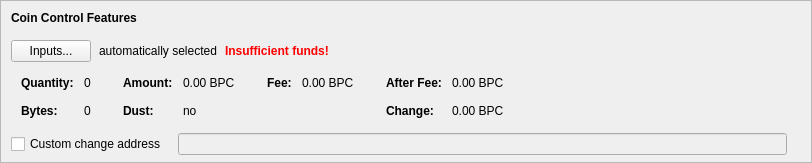
    <widget class="QFrame" name="frameCoinControl">
     <property name="sizePolicy">
      <sizepolicy hsizetype="Expanding" vsizetype="Expanding">
       <horstretch>0</horstretch>
       <verstretch>0</verstretch>
      </sizepolicy>
     </property>
     <property name="maximumSize">
      <size>
       <width>16777215</width>
       <height>16777215</height>
      </size>
     </property>
     <property name="frameShape">
      <enum>QFrame::StyledPanel</enum>
     </property>
     <property name="frameShadow">
      <enum>QFrame::Sunken</enum>
     </property>
     <layout class="QVBoxLayout" name="verticalLayoutCoinControl2">
      <property name="spacing">
       <number>0</number>
      </property>
      <property name="leftMargin">
       <number>0</number>
      </property>
      <property name="topMargin">
       <number>0</number>
      </property>
      <property name="rightMargin">
       <number>0</number>
      </property>
      <property name="bottomMargin">
       <number>6</number>
      </property>
      <item>
       <layout class="QVBoxLayout" name="verticalLayoutCoinControl" stretch="0,0,0,0,1">
        <property name="spacing">
         <number>0</number>
        </property>
        <property name="leftMargin">
         <number>10</number>
        </property>
        <property name="topMargin">
         <number>10</number>
        </property>
        <item>
         <layout class="QHBoxLayout" name="horizontalLayoutCoinControl1">
          <property name="bottomMargin">
           <number>15</number>
          </property>
          <item>
           <widget class="QLabel" name="labelCoinControlFeatures">
            <property name="sizePolicy">
             <sizepolicy hsizetype="Preferred" vsizetype="Maximum">
              <horstretch>0</horstretch>
              <verstretch>0</verstretch>
             </sizepolicy>
            </property>
            <property name="font">
             <font>
              <weight>75</weight>
              <bold>true</bold>
             </font>
            </property>
            <property name="styleSheet">
             <string notr="true">font-weight:bold;</string>
            </property>
            <property name="text">
             <string>Coin Control Features</string>
            </property>
           </widget>
          </item>
         </layout>
        </item>
        <item>
         <layout class="QHBoxLayout" name="horizontalLayoutCoinControl2" stretch="0,0,0,0">
          <property name="spacing">
           <number>8</number>
          </property>
          <property name="bottomMargin">
           <number>10</number>
          </property>
          <item>
           <widget class="QPushButton" name="pushButtonCoinControl">
            <property name="styleSheet">
             <string notr="true"/>
            </property>
            <property name="text">
             <string>Inputs...</string>
            </property>
            <property name="autoDefault">
             <bool>false</bool>
            </property>
           </widget>
          </item>
          <item>
           <widget class="QLabel" name="labelCoinControlAutomaticallySelected">
            <property name="text">
             <string>automatically selected</string>
            </property>
            <property name="margin">
             <number>5</number>
            </property>
           </widget>
          </item>
          <item>
           <widget class="QLabel" name="labelCoinControlInsuffFunds">
            <property name="font">
             <font>
              <weight>75</weight>
              <bold>true</bold>
             </font>
            </property>
            <property name="styleSheet">
             <string notr="true">color:red;font-weight:bold;</string>
            </property>
            <property name="text">
             <string>Insufficient funds!</string>
            </property>
            <property name="margin">
             <number>5</number>
            </property>
           </widget>
          </item>
          <item>
           <spacer name="horizontalSpacerCoinControl">
            <property name="orientation">
             <enum>Qt::Horizontal</enum>
            </property>
            <property name="sizeHint" stdset="0">
             <size>
              <width>40</width>
              <height>1</height>
             </size>
            </property>
           </spacer>
          </item>
         </layout>
        </item>
        <item>
         <widget class="QWidget" name="widgetCoinControl" native="true">
          <property name="sizePolicy">
           <sizepolicy hsizetype="Preferred" vsizetype="Preferred">
            <horstretch>0</horstretch>
            <verstretch>0</verstretch>
           </sizepolicy>
          </property>
          <property name="minimumSize">
           <size>
            <width>0</width>
            <height>0</height>
           </size>
          </property>
          <property name="styleSheet">
           <string notr="true"/>
          </property>
          <layout class="QHBoxLayout" name="horizontalLayoutCoinControl5">
           <property name="leftMargin">
            <number>0</number>
           </property>
           <property name="topMargin">
            <number>0</number>
           </property>
           <property name="rightMargin">
            <number>0</number>
           </property>
           <property name="bottomMargin">
            <number>0</number>
           </property>
           <item>
            <layout class="QHBoxLayout" name="horizontalLayoutCoinControl3" stretch="0,0,0,1">
             <property name="spacing">
              <number>20</number>
             </property>
             <property name="topMargin">
              <number>0</number>
             </property>
             <property name="bottomMargin">
              <number>10</number>
             </property>
             <item>
              <layout class="QFormLayout" name="formLayoutCoinControl1">
               <property name="horizontalSpacing">
                <number>10</number>
               </property>
               <property name="verticalSpacing">
                <number>14</number>
               </property>
               <property name="leftMargin">
                <number>10</number>
               </property>
               <property name="topMargin">
                <number>4</number>
               </property>
               <property name="rightMargin">
                <number>6</number>
               </property>
               <item row="0" column="0">
                <widget class="QLabel" name="labelCoinControlQuantityText">
                 <property name="font">
                  <font>
                   <weight>75</weight>
                   <bold>true</bold>
                  </font>
                 </property>
                 <property name="text">
                  <string>Quantity:</string>
                 </property>
                 <property name="margin">
                  <number>0</number>
                 </property>
                </widget>
               </item>
               <item row="0" column="1">
                <widget class="QLabel" name="labelCoinControlQuantity">
                 <property name="cursor">
                  <cursorShape>IBeamCursor</cursorShape>
                 </property>
                 <property name="contextMenuPolicy">
                  <enum>Qt::ActionsContextMenu</enum>
                 </property>
                 <property name="text">
                  <string notr="true">0</string>
                 </property>
                 <property name="margin">
                  <number>0</number>
                 </property>
                 <property name="textInteractionFlags">
                  <set>Qt::LinksAccessibleByMouse|Qt::TextSelectableByKeyboard|Qt::TextSelectableByMouse</set>
                 </property>
                </widget>
               </item>
               <item row="1" column="0">
                <widget class="QLabel" name="labelCoinControlBytesText">
                 <property name="font">
                  <font>
                   <weight>75</weight>
                   <bold>true</bold>
                  </font>
                 </property>
                 <property name="text">
                  <string>Bytes:</string>
                 </property>
                </widget>
               </item>
               <item row="1" column="1">
                <widget class="QLabel" name="labelCoinControlBytes">
                 <property name="cursor">
                  <cursorShape>IBeamCursor</cursorShape>
                 </property>
                 <property name="contextMenuPolicy">
                  <enum>Qt::ActionsContextMenu</enum>
                 </property>
                 <property name="text">
                  <string notr="true">0</string>
                 </property>
                 <property name="textInteractionFlags">
                  <set>Qt::LinksAccessibleByMouse|Qt::TextSelectableByKeyboard|Qt::TextSelectableByMouse</set>
                 </property>
                </widget>
               </item>
              </layout>
             </item>
             <item>
              <layout class="QFormLayout" name="formLayoutCoinControl2">
               <property name="horizontalSpacing">
                <number>10</number>
               </property>
               <property name="verticalSpacing">
                <number>14</number>
               </property>
               <property name="leftMargin">
                <number>6</number>
               </property>
               <property name="topMargin">
                <number>4</number>
               </property>
               <property name="rightMargin">
                <number>6</number>
               </property>
               <item row="0" column="0">
                <widget class="QLabel" name="labelCoinControlAmountText">
                 <property name="font">
                  <font>
                   <weight>75</weight>
                   <bold>true</bold>
                  </font>
                 </property>
                 <property name="text">
                  <string>Amount:</string>
                 </property>
                 <property name="margin">
                  <number>0</number>
                 </property>
                </widget>
               </item>
               <item row="0" column="1">
                <widget class="QLabel" name="labelCoinControlAmount">
                 <property name="cursor">
                  <cursorShape>IBeamCursor</cursorShape>
                 </property>
                 <property name="contextMenuPolicy">
                  <enum>Qt::ActionsContextMenu</enum>
                 </property>
                 <property name="text">
                  <string notr="true">0.00 BPC</string>
                 </property>
                 <property name="textInteractionFlags">
                  <set>Qt::LinksAccessibleByMouse|Qt::TextSelectableByKeyboard|Qt::TextSelectableByMouse</set>
                 </property>
                </widget>
               </item>
               <item row="1" column="0">
                <widget class="QLabel" name="labelCoinControlLowOutputText">
                 <property name="font">
                  <font>
                   <weight>75</weight>
                   <bold>true</bold>
                  </font>
                 </property>
                 <property name="text">
                  <string>Dust:</string>
                 </property>
                </widget>
               </item>
               <item row="1" column="1">
                <widget class="QLabel" name="labelCoinControlLowOutput">
                 <property name="cursor">
                  <cursorShape>IBeamCursor</cursorShape>
                 </property>
                 <property name="contextMenuPolicy">
                  <enum>Qt::ActionsContextMenu</enum>
                 </property>
                 <property name="text">
                  <string notr="true">no</string>
                 </property>
                 <property name="textInteractionFlags">
                  <set>Qt::LinksAccessibleByMouse|Qt::TextSelectableByKeyboard|Qt::TextSelectableByMouse</set>
                 </property>
                </widget>
               </item>
              </layout>
             </item>
             <item>
              <layout class="QFormLayout" name="formLayoutCoinControl3">
               <property name="horizontalSpacing">
                <number>10</number>
               </property>
               <property name="verticalSpacing">
                <number>14</number>
               </property>
               <property name="leftMargin">
                <number>6</number>
               </property>
               <property name="topMargin">
                <number>4</number>
               </property>
               <property name="rightMargin">
                <number>6</number>
               </property>
               <item row="0" column="0">
                <widget class="QLabel" name="labelCoinControlFeeText">
                 <property name="font">
                  <font>
                   <weight>75</weight>
                   <bold>true</bold>
                  </font>
                 </property>
                 <property name="text">
                  <string>Fee:</string>
                 </property>
                 <property name="margin">
                  <number>0</number>
                 </property>
                </widget>
               </item>
               <item row="0" column="1">
                <widget class="QLabel" name="labelCoinControlFee">
                 <property name="cursor">
                  <cursorShape>IBeamCursor</cursorShape>
                 </property>
                 <property name="contextMenuPolicy">
                  <enum>Qt::ActionsContextMenu</enum>
                 </property>
                 <property name="text">
                  <string notr="true">0.00 BPC</string>
                 </property>
                 <property name="textInteractionFlags">
                  <set>Qt::LinksAccessibleByMouse|Qt::TextSelectableByKeyboard|Qt::TextSelectableByMouse</set>
                 </property>
                </widget>
               </item>
             </layout>
             </item>
             <item>
              <layout class="QFormLayout" name="formLayoutCoinControl4">
               <property name="horizontalSpacing">
                <number>10</number>
               </property>
               <property name="verticalSpacing">
                <number>14</number>
               </property>
               <property name="leftMargin">
                <number>6</number>
               </property>
               <property name="topMargin">
                <number>4</number>
               </property>
               <property name="rightMargin">
                <number>6</number>
               </property>
               <item row="0" column="0">
                <widget class="QLabel" name="labelCoinControlAfterFeeText">
                 <property name="font">
                  <font>
                   <weight>75</weight>
                   <bold>true</bold>
                  </font>
                 </property>
                 <property name="text">
                  <string>After Fee:</string>
                 </property>
                 <property name="margin">
                  <number>0</number>
                 </property>
                </widget>
               </item>
               <item row="0" column="1">
                <widget class="QLabel" name="labelCoinControlAfterFee">
                 <property name="cursor">
                  <cursorShape>IBeamCursor</cursorShape>
                 </property>
                 <property name="contextMenuPolicy">
                  <enum>Qt::ActionsContextMenu</enum>
                 </property>
                 <property name="text">
                  <string notr="true">0.00 BPC</string>
                 </property>
                 <property name="textInteractionFlags">
                  <set>Qt::LinksAccessibleByMouse|Qt::TextSelectableByKeyboard|Qt::TextSelectableByMouse</set>
                 </property>
                </widget>
               </item>
               <item row="1" column="0">
                <widget class="QLabel" name="labelCoinControlChangeText">
                 <property name="font">
                  <font>
                   <weight>75</weight>
                   <bold>true</bold>
                  </font>
                 </property>
                 <property name="text">
                  <string>Change:</string>
                 </property>
                </widget>
               </item>
               <item row="1" column="1">
                <widget class="QLabel" name="labelCoinControlChange">
                 <property name="cursor">
                  <cursorShape>IBeamCursor</cursorShape>
                 </property>
                 <property name="contextMenuPolicy">
                  <enum>Qt::ActionsContextMenu</enum>
                 </property>
                 <property name="text">
                  <string notr="true">0.00 BPC</string>
                 </property>
                 <property name="textInteractionFlags">
                  <set>Qt::LinksAccessibleByMouse|Qt::TextSelectableByKeyboard|Qt::TextSelectableByMouse</set>
                 </property>
                </widget>
               </item>
              </layout>
             </item>
            </layout>
           </item>
          </layout>
         </widget>
        </item>
        <item>
         <layout class="QHBoxLayout" name="horizontalLayoutCoinControl4" stretch="0,0,0">
          <property name="spacing">
           <number>12</number>
          </property>
          <property name="sizeConstraint">
           <enum>QLayout::SetDefaultConstraint</enum>
          </property>
          <property name="topMargin">
           <number>5</number>
          </property>
          <property name="rightMargin">
           <number>5</number>
          </property>
          <item>
           <widget class="QCheckBox" name="checkBoxCoinControlChange">
            <property name="toolTip">
             <string>If this is activated, but the change address is empty or invalid, change will be sent to a newly generated address.</string>
            </property>
            <property name="text">
             <string>Custom change address</string>
            </property>
           </widget>
          </item>
          <item>
           <widget class="QValidatedLineEdit" name="lineEditCoinControlChange">
            <property name="enabled">
             <bool>false</bool>
            </property>
            <property name="sizePolicy">
             <sizepolicy hsizetype="Expanding" vsizetype="Fixed">
              <horstretch>0</horstretch>
              <verstretch>0</verstretch>
             </sizepolicy>
            </property>
           </widget>
          </item>
          <item>
           <widget class="QLabel" name="labelCoinControlChangeLabel">
            <property name="sizePolicy">
             <sizepolicy hsizetype="Preferred" vsizetype="Expanding">
              <horstretch>0</horstretch>
              <verstretch>0</verstretch>
             </sizepolicy>
            </property>
            <property name="minimumSize">
             <size>
              <width>0</width>
              <height>0</height>
             </size>
            </property>
            <property name="text">
             <string/>
            </property>
            <property name="margin">
             <number>3</number>
            </property>
           </widget>
          </item>
         </layout>
        </item>
        <item>
         <spacer name="verticalSpacerCoinControl">
          <property name="orientation">
           <enum>Qt::Vertical</enum>
          </property>
          <property name="sizeHint" stdset="0">
           <size>
            <width>800</width>
            <height>1</height>
           </size>
          </property>
         </spacer>
        </item>
       </layout>
      </item>
     </layout>
    </widget>
